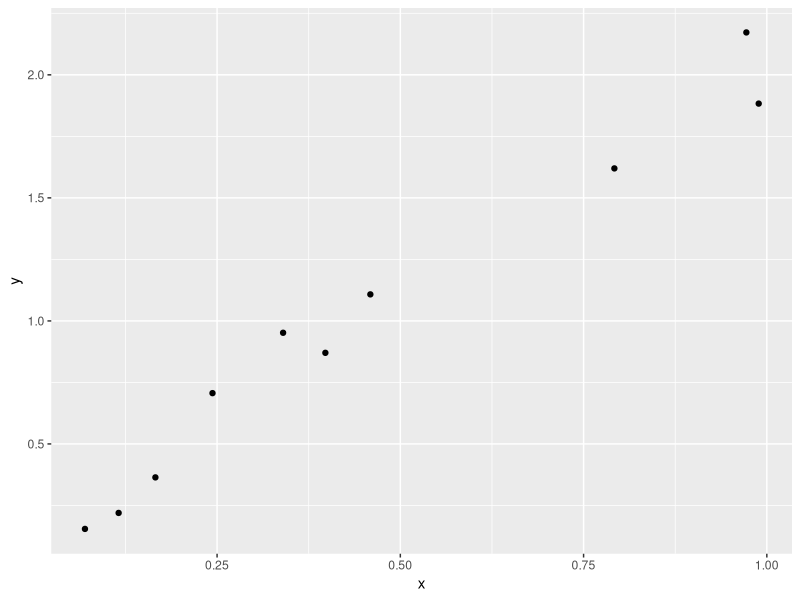
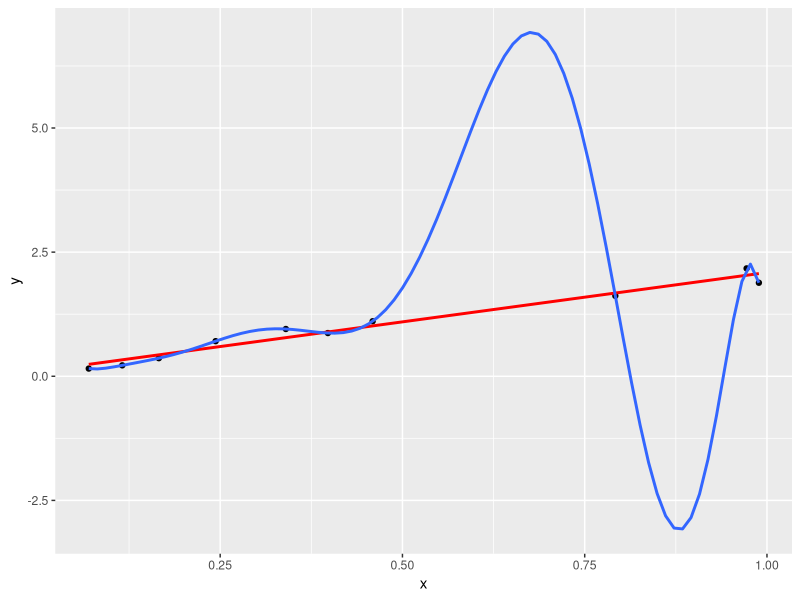
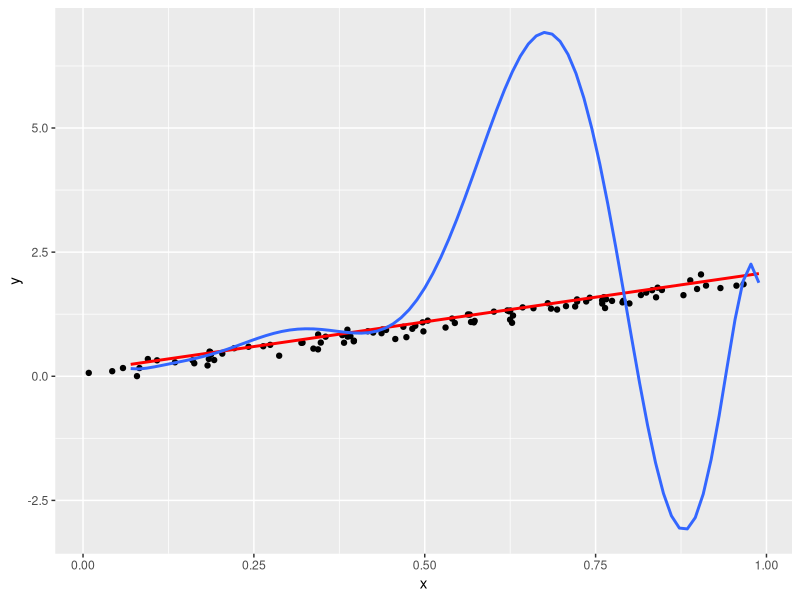

The R source for these figures, in order:
# Pacotes -----------------------------------------------------------------

library(ggplot2)
library(dplyr)

# Gerar dados -------------------------------------------------------------
set.seed(7)
dados <- data_frame(
  x = runif(10),
  y = 2*x + rnorm(10, 0, 0.1)
)

ggplot(dados, aes(x = x, y = y)) + geom_point()



modelo <- lm(y ~ x, data = dados)
summary(modelo)

modelo2 <- lm(y ~ poly(x, 9), data = dados)
summary(modelo2)

erro_modelo1 <- mean((dados$y - predict(modelo, newdata = dados))^2)
erro_modelo2 <- mean((dados$y - predict(modelo2, newdata = dados))^2)
erro_modelo1 %>% round(3)
erro_modelo2 %>% round(3)

ggplot(dados, aes(x = x, y = y)) + geom_point() + 
  geom_smooth(formula = y ~ x, colour = "red", se = FALSE, method = 'lm') +
  geom_smooth(formula = y ~ poly(x, 9), se = FALSE, method = 'lm')

# gerando mais dados
dados2 <- data_frame(
  x = runif(100),
  y = 2*x + rnorm(100, 0, 0.1)
)
erro_modelo1 <- mean((dados2$y - predict(modelo, newdata = dados2))^2)
erro_modelo2 <- mean((dados2$y - predict(modelo2, newdata = dados2))^2)
erro_modelo1 %>% round(3)
erro_modelo2 %>% round(3)

ggplot(dados2, aes(x = x, y = y)) + geom_point() +
  geom_smooth(data = dados, formula = y ~ x, colour = "red", se = FALSE, method = 'lm') +
  geom_smooth(data = dados, formula = y ~ poly(x, 9), se = FALSE, method = 'lm')
